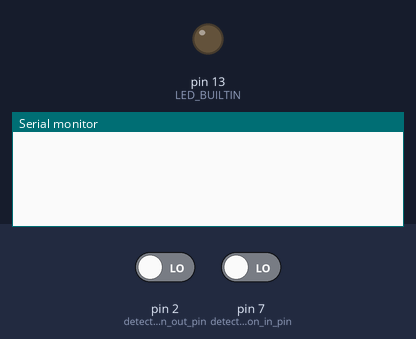
Bench run of a sketch on a simulated Arduino Uno, built with avr-gcc and run on an emulated ATmega328P. Shown: output pins drawn as LEDs (lit = HIGH), the last lines printed to the serial monitor. The inputs (shaded band) are chosen by the test bench; at power-on: pin 2 (detect_person_out_pin) LOW, pin 7 (detect_person_in_pin) LOW.

Above: at 1.2 s.
1.3 s: pin 2 (detect_person_out_pin) driven HIGH
At 1.7 s:
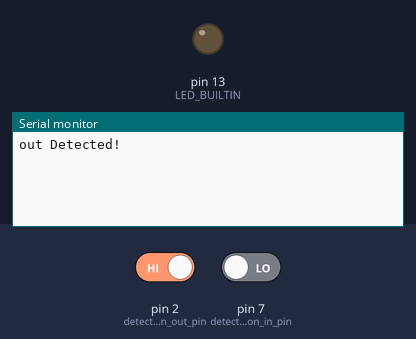
2.8 s: pin 2 (detect_person_out_pin) driven LOW and pin 7 (detect_person_in_pin) driven HIGH
At 4.2 s:
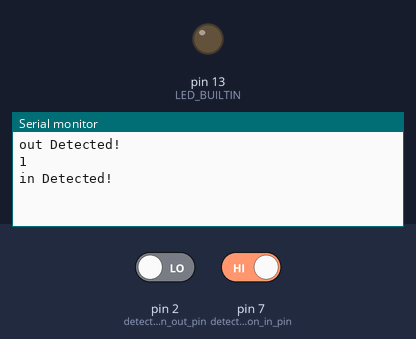

The sketch:

people_counter.ino
```cpp
//Vcc of irsensor should be connected to 5V of arduino (connecting to Vin doesn't work)
int detect_person_in_pin = 7;
int person_detected_in = LOW;

int detect_person_out_pin = 2;
int person_detected_out = LOW;

int person_counter = 0;

void setup() {
  // put your setup code here, to run once:
  pinMode(LED_BUILTIN, OUTPUT);
  pinMode(detect_person_in_pin, INPUT);
  pinMode(detect_person_out_pin, INPUT);
  Serial.begin(9600);
}

void loop() {
  // put your main code here, to run repeatedly:

  person_detected_in = digitalRead(detect_person_in_pin);
  person_detected_out = digitalRead(detect_person_out_pin);

  if(person_detected_in == HIGH) //just if(person_detected) doesn't work!
  {
    Serial.println("in Detected!");  //single quotes not working
    person_detected_in = LOW;  //immediately change the status once a person's presence has been sensed and recorded
    while(1)
    {
         if(person_detected_out = digitalRead(detect_person_out_pin))
        {
              if(!(person_detected_in = digitalRead(detect_person_in_pin)))
              {

                Serial.println(--person_counter);
                break;
              }
        }
    }

  }

  if(person_detected_out == HIGH) //just if(person_detected) doesn't work!
  {
    Serial.println("out Detected!");  //single quotes not working
    person_detected_out = LOW;  //immediately change the status once a person's presence has been sensed and recorded
    while(1)
    {
         if(person_detected_in = digitalRead(detect_person_in_pin))
        {
              if(!(person_detected_out = digitalRead(detect_person_out_pin)))
              {

                Serial.println(++person_counter);
                break;
              }
        }
    }

  }

}
```

Measured:
- after the input at 1.3 s, the serial monitor: prints a new line at once (image 1)
- after the input at 2.8 s, the serial monitor: prints a new line at once (image 2)
